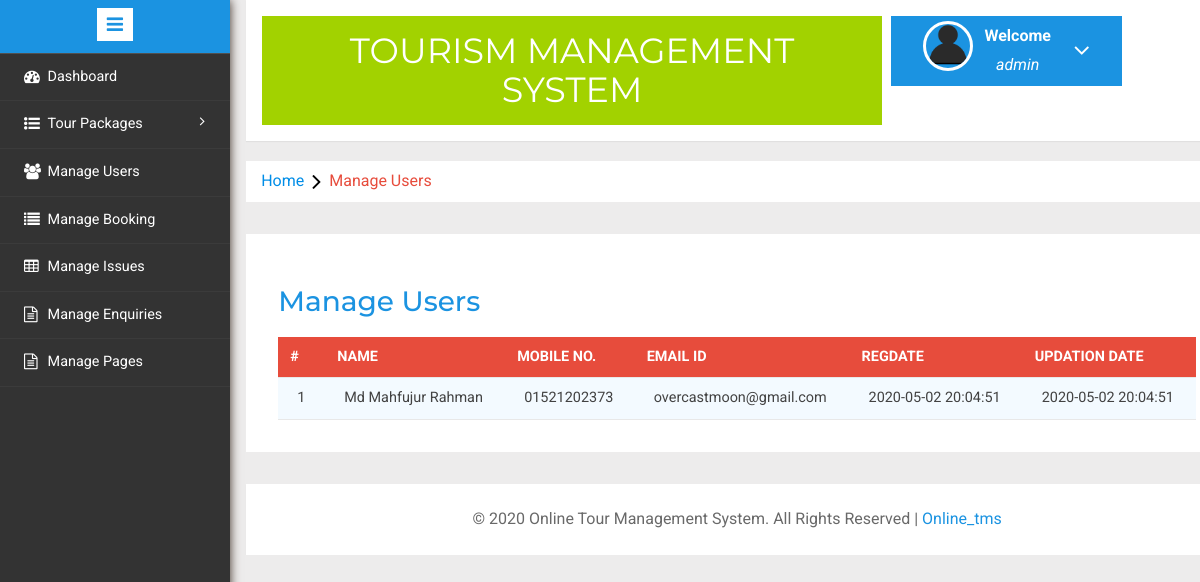
The page /admin/manage-users.php (signed in) on the database its author committed.
### tables this page shows
CREATE TABLE `tbl_user` (
  `id` int(11) NOT NULL,
  `fullname` varchar(50) NOT NULL,
  `mobile` varchar(20) NOT NULL,
  `email` varchar(50) NOT NULL,
  `password` varchar(50) NOT NULL,
  `regdate` timestamp NOT NULL DEFAULT CURRENT_TIMESTAMP ON UPDATE CURRENT_TIMESTAMP,
  `upda` timestamp NOT NULL DEFAULT '0000-00-00 00:00:00' ON UPDATE CURRENT_TIMESTAMP
);

### admin/manage-users.php (the view, shortened to what this page needs)
<?php
include('includes/config.php');
if(strlen($_SESSION['alogin'])==0)
{
	header('location:index.php');
}
else{
	?>
	<!DOCTYPE HTML>
	<html>
	<head>
		<link href="css/bootstrap.min.css" rel='stylesheet' type='text/css' />
		<link href="css/style.css" rel='stylesheet' type='text/css' />
		<link rel="stylesheet" href="css/morris.css" type="text/css"/>
		<link href="css/font-awesome.css" rel="stylesheet">
		<link rel="stylesheet" type="text/css" href="css/table-style.css" />
		<link rel="stylesheet" type="text/css" href="css/basictable.css" />
		<link rel="stylesheet" href="css/icon-font.min.css" type='text/css' />
	</head>
	<body>
		<div class="page-container">
			<div class="left-content">
				<div class="mother-grid-inner">
					<?php include('includes/header.php');?>
				</div>
				<ol class="breadcrumb">
					<li class="breadcrumb-item"><a href="index.html">Home</a><i class="fa fa-angle-right"></i>Manage Users</li>
				</ol>
				<div class="agile-grids">
					<div class="agile-tables">
						<div class="w3l-table-info">
							<h2>Manage Users</h2>
							<table id="table">
								<thead>
									<tr>
										<th>#</th>
										<th>Name</th>
										<th>Mobile No.</th>
										<th>Email Id</th>
										<th>RegDate </th>
										<th>Updation Date</th>
									</tr>
								</thead>
								<tbody>
									<?php
									$sql="SELECT * FROM tbl_user";
									$query=mysqli_query($con,$sql);
									$num=mysqli_num_rows($query);
									if ($num>0) {
										$cont=1;
										while ($result=mysqli_fetch_array($query)) {
											?>
											<tr>
												<td><?php echo htmlentities($cont);?></td>
												<td><?php echo htmlentities($result['fullname']);?></td>
												<td><?php echo htmlentities($result['mobile']);?></td>
												<td><?php echo htmlentities($result['email']);?></td>
												<td><?php echo htmlentities($result['regdate']);?></td>
												<td><?php echo htmlentities($result['upda']);?></td>
											</tr>
											<?php $cont++;} }?>
										</tbody>
									</table>
								</div>
						</div>
						<?php include('includes/footer.php');?>
					</div>
				</div>
				<?php include('includes/sidebarmenu.php');?>
			</div>
		</body>
		</html>
		<?php } ?>

### admin/css/table-style.css (style rules this page uses)
table { background: white; border-collapse: collapse; margin: 1.25em 0 0; width: 100%; }
table tr, table th, table td { border: none; border-bottom: 1px solid #e8e8e8; font-size: .95em; }
table th, table td { padding: 10px 12px; text-align: left; }
table th { background: #e74c3c; color: #fff; text-transform: uppercase; }
table tr td { background: #f3faff; color: #424242; }
table { width: 100%; }

### rows shown on the page
tbl_user: fullname "Md Mahfujur Rahman", mobile "01521202373", email "overcastmoon@gmail.com", regdate "2020-05-02 20:04:51", upda "2020-05-02 20:04:51"

### other values the page prints
$_SESSION['alogin'] "admin"
Date("Y") "2020"
